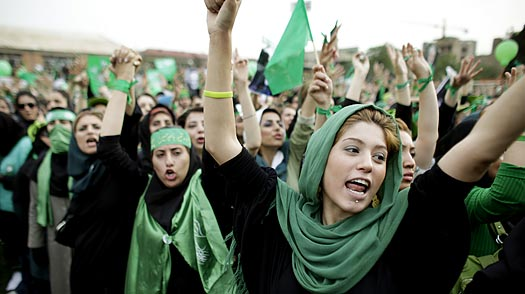
#> input picture cm.jpg, 525 x 294 px
$ python Lines.py
#> lines starting #> are read from the running program, lines starting #| are printed output that depends on the picture; after the words box and inside, x2 and y2 are one past the last pixel; in counts of white or black regions, pixels touching at a corner belong together
import cv2
import matplotlib.pyplot as plt
import numpy as np

img = cv2.imread('cm.jpg',0)
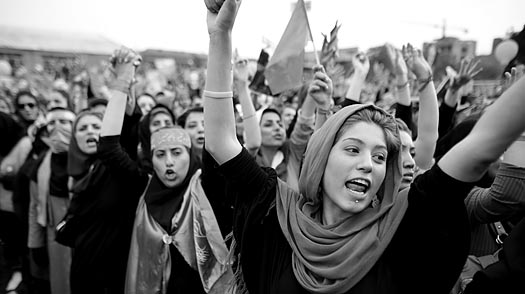
#> img: shape (294, 525); min 0, max 255, mean 108.2
n = (img.shape[1]/2)
#> n = 262.5
img[:,round(n)-1:round(n)+1] = 255
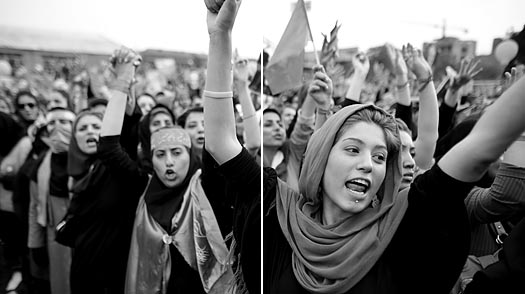
#> img: shape (294, 525); 0.33% of pixels changed, all inside (x1, y1, x2, y2) = (261, 32, 263, 294)
plt.imshow(img,'gray')
plt.show()
